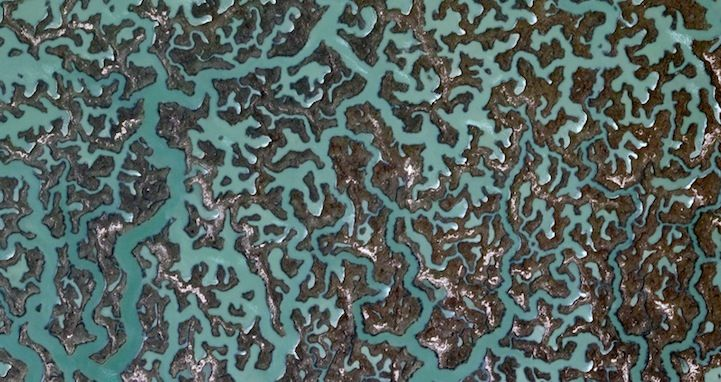
#> input picture fractal/images/f0.jpg, 721 x 382 px; its folder holds only this picture in this run
$ jupyter execute 'fractal dimensions.ipynb'   (shell and % lines are left out)
#> lines starting #> are read from the running program, lines starting #| are printed output that depends on the picture; after the words box and inside, x2 and y2 are one past the last pixel; in counts of white or black regions, pixels touching at a corner belong together; long printed decimals are rounded
Fractals can be thought of in the simplest terms as geometric objects that have a most peculiar and magical property, that of a self-similarity or recursive pattern in their structure when observed across different scales - i.e. the structure appears the same even when the object is magnified. Interestingly, fractals appear quite regularly in nature for example that of the Romanesco Brocolli to the shapes of coastlines. It is the latter topic that will be the focal point of investigation in this notebook, where I will examine how fractal-like are the shapes of coastlines of different countries.

[cell 1]
import numpy as np
import matplotlib.pyplot as plt
import matplotlib.patches as patches
import base64
import codecs
import cv2
from scipy import misc

[cell 2]
import os
from PIL import Image
import imageio
from io import BytesIO

[cell 3]
from mpl_toolkits.mplot3d import Axes3D
from matplotlib import cm
from matplotlib import colors

[cell 4]
def create_b64_images(im_path='images', im64_path='images64'):
#> called with im_path = 'images', im64_path = 'images64'
    img_paths = []
    for d, _, f in os.walk(im_path):
        for file in f:
            img_path = os.path.join(d, file)

            with open(img_path, 'rb') as image_file:
                data = base64.b64encode(image_file.read())

            im = Image.open(BytesIO(base64.b64decode(data)))
#> im is the input picture: PIL image 721x382 RGB; mean R, G, B 85, 100.1, 96.2
            im_64_path_name = os.path.join(im64_path,
                                      file.split('.')[0]+'_b64.png')
            print('Updated...', im_64_path_name)
            img_paths.append(im_64_path_name)
            im.save(im_64_path_name)
    return img_paths
im_new_paths = create_b64_images()

[cell 5]
def plot_image_cv2(image, img_type='normal'):
    '''
    img_type =  'normal' -> plot in RGB format
            'gray'   -> plot in GRAY format
    '''
    image = cv2.cvtColor(image, cv2.COLOR_BGR2RGB)
    if img_type=='normal':
        plt.imshow(image)
    elif img_type=='gray':
        image = cv2.cvtColor(image, cv2.COLOR_RGB2GRAY)
        plt.imshow(image, cmap='gray')
    else:
        raise ValueError("img_type not 'normal' or 'gray'")

[cell 6]
# generating mask for satellite images
f0 = cv2.imread(im_new_paths[0])
plot_image_cv2(f0, img_type='gray')
#> in plot_image_cv2, `image = cv2.cvtColor(image, cv2.COLOR_RGB2GRAY)`:
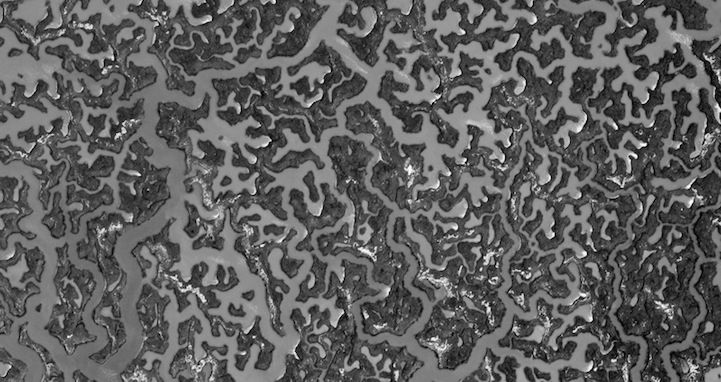
#> image: shape (382, 721); min 0, max 255, mean 95.2

[cell 7]
def gray_image(image):
    gray = cv2.cvtColor(image, cv2.COLOR_BGR2GRAY)
    return gray

[cell 8]
# Otsu's thresholding after Gaussian filtering
def otsu_thresh(image, thresh=0):

    gray = gray_image(image)

    blur = cv2.GaussianBlur(gray,(5,5),0)

    ret3,th3 = cv2.threshold(blur, thresh, 255,
                             cv2.THRESH_BINARY+cv2.THRESH_OTSU)
    return gray, blur, th3

[cell 9]
def plot_otsu_thresh(image):

    gray, blur, th3 = otsu_thresh(image)

    # map thresholding
    plt.figure(figsize=(15, 5))
    images = [blur, 0, th3]
    titles = ["Gaussian filtered Image",
              "Histogram",
              "Otsu's Thresholding"]

    plt.subplot(1,3,1)
    plt.imshow(images[0], 'gray')
    plt.title(titles[0])
    plt.xticks([])
    plt.yticks([])

    plt.subplot(1,3,2)
    plt.hist(images[0].ravel(), 256)
    plt.title(titles[1])
    plt.xticks([])
    plt.yticks([])

    plt.subplot(1,3,3)
    plt.imshow(images[2], 'gray')
    plt.title(titles[2])
    plt.xticks([])
    plt.yticks([])

[cell 10]
### Box Counting to estimate the Fractal dimension
def boxcount(Z, k):
    S = np.add.reduceat(
            np.add.reduceat(Z, np.arange(0, Z.shape[0], k),
                           axis=0),
            np.arange(0, Z.shape[1], k),
            axis=1
    )

    return len(np.where((S > 0) & (S < k*k))[0])

[cell 11]
def fractal_dimension(Z, threshold=0.9):

    Z = (Z < threshold)

    p = min(Z.shape)

    n = 2**np.floor(np.log(p)/np.log(2))
    n = int(np.log(n)/np.log(2))

    sizes = 2**np.arange(n, 1, -1)

    counts = []

    for size in sizes:
        counts.append(boxcount(Z, size))

    coeffs = np.polyfit(np.log(sizes),
                        np.log(counts), 1)

    return -coeffs[0]

[cell 12]
def hsv_graph_3d(im_new_path):

    im_demo = cv2.imread(im_new_path)
    im_demo = cv2.cvtColor(im_demo, cv2.COLOR_BGR2RGB)
    im_demo = cv2.cvtColor(im_demo, cv2.COLOR_RGB2HSV)

    pixel_colors = im_demo.reshape((np.shape(im_demo)[0]*np.shape(im_demo)[1], 3))
    norm = colors.Normalize(vmin=-1.,vmax=1.)
    norm.autoscale(pixel_colors)
    pixel_colors = norm(pixel_colors).tolist()

    h, s, v = cv2.split(im_demo)
    fig = plt.figure()
    axis = fig.add_subplot(1, 1, 1, projection="3d")

    axis.scatter(h.flatten(), s.flatten(), v.flatten(), facecolors=pixel_colors, marker=".")
    axis.set_xlabel("Hue")
    axis.set_ylabel("Saturation")
    axis.set_zlabel("Value")
    plt.show()

[cell 13]
def show_fractal(image_path):

    image = cv2.imread(image_path)

    gray = gray_image(image)

    plot_otsu_thresh(image)

    Z = 1.0 - gray/255.
    sizes = 128, 64, 28

    # sizes = 32, 16, 8
    xmin, xmax = 0, Z.shape[1]
    ymin, ymax = 0, Z.shape[0]
    fig = plt.figure(figsize=(16, 11))
    plt.title('Box Counting Fractal Method')
    for i, size in enumerate(sizes):
        ax = plt.subplot(1, len(sizes), i+1, frameon=False)
        ax.imshow(1-Z, plt.cm.gray, interpolation="bicubic", vmin=0, vmax=1,
                  extent=[xmin, xmax, ymin, ymax], origin="upper")
        ax.set_xticks([])
        ax.set_yticks([])
        for y in range(Z.shape[0]//size+1):
            for x in range(Z.shape[1]//size+1):
                s = (Z[y*size:(y+1)*size, x*size:(x+1)*size] > 0.25).sum()
                if s > 0 and s < size*size:
                    rect = patches.Rectangle(
                        (x*size, Z.shape[0]-1-(y+1)*size),
                        width=size, height=size,
                        linewidth=.5, edgecolor='.25',
                        facecolor='.75', alpha=.5, color='lightblue')
                    ax.add_patch(rect)


    plt.tight_layout()


    print("The Fractal dimension of the coastline image is {}".format(
        fractal_dimension(Z, threshold=0.1)))

[cell 14]
show_fractal(im_new_paths[0])
#> in otsu_thresh, `ret3,th3 = cv2.threshold(blur, thresh, 255, cv2.THRESH_BINARY+cv2.THRE..`:
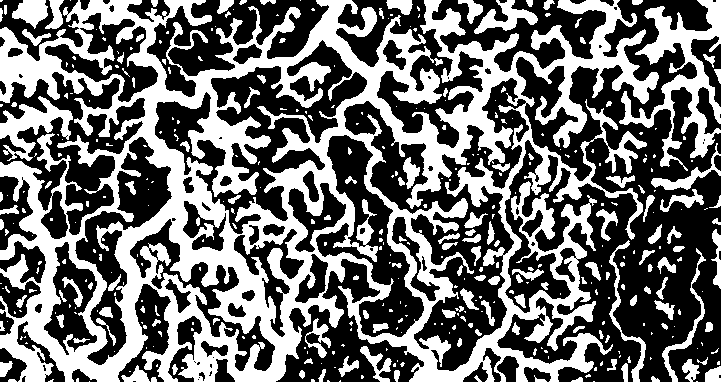
#> th3: shape (382, 721); 42.8% white; 393 white regions (251 under 20 px), largest, box (x1, y1, x2, y2) and area: (0, 0, 659, 382) 94689, (619, 0, 721, 171) 5230, (0, 96, 73, 161) 1837
#> in otsu_thresh, `ret3,th3 = cv2.threshold(blur, thresh, 255, cv2.THRESH_BINARY+cv2.THRE..`: ret3 = 99
#> in show_fractal, `Z = 1.0 - gray/255.`:
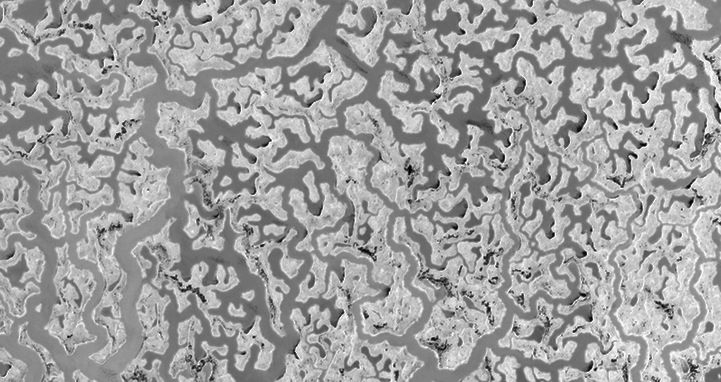
#> Z: shape (382, 721) float64; min 0, max 1, mean 0.627
#> in fractal_dimension, `Z = (Z < threshold)`:
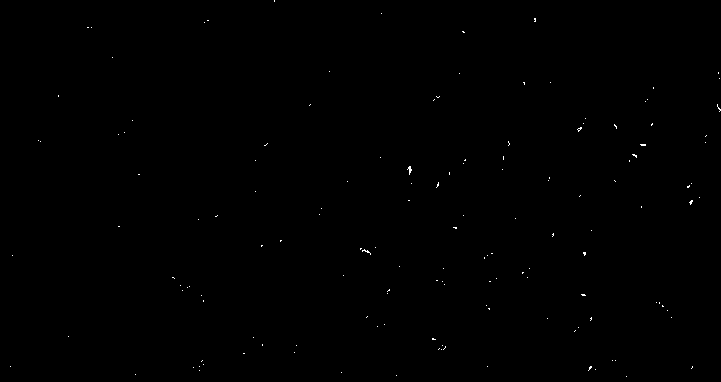
#> Z: shape (382, 721) bool; 0.14% white in thin lines or dots
#> the loop in fractal_dimension, `for size in sizes:` made 7 passes
#> S in boxcount on pass 1: [[25, 110, 123], [22, 46, 46]]
#> after the loop in fractal_dimension, `for size in sizes:`: counts = [6, 18, 57, 94, 122, 153, 193]
#> in fractal_dimension, `coeffs = np.polyfit(np.log(sizes), np.log(counts), 1)`: coeffs = [-0.796, 6.81]
#| The Fractal dimension of the coastline image is 0.7963
hsv_graph_3d(im_new_paths[0])
#> in hsv_graph_3d, `im_demo = cv2.cvtColor(im_demo, cv2.COLOR_RGB2HSV)`: im_demo: shape (382, 721, 3); mean H, S, V 69.8, 62.3, 103.8
#> in hsv_graph_3d, `pixel_colors = norm(pixel_colors).tolist()`: pixel_colors = 275422 items
#> in hsv_graph_3d, `h, s, v = cv2.split(im_demo)`:
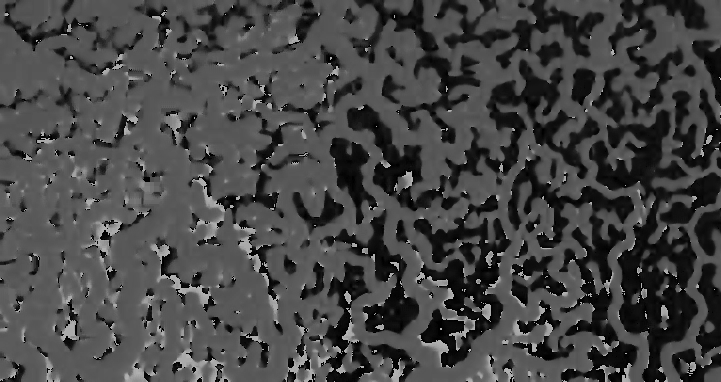
#> h: shape (382, 721); min 0, max 179, mean 69.8
#> in hsv_graph_3d, `h, s, v = cv2.split(im_demo)`:
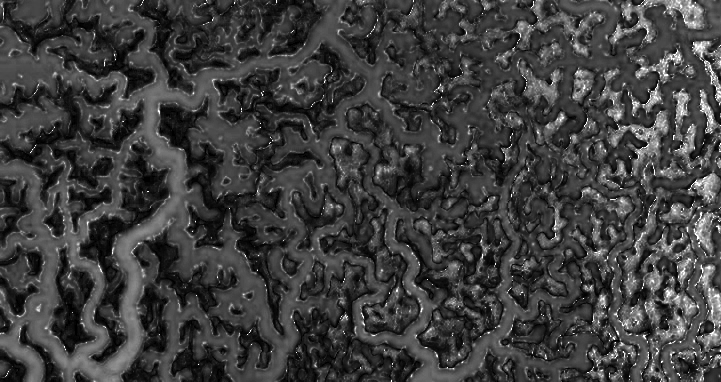
#> s: shape (382, 721); min 0, max 255, mean 62.3
#> in hsv_graph_3d, `plt.show()`:
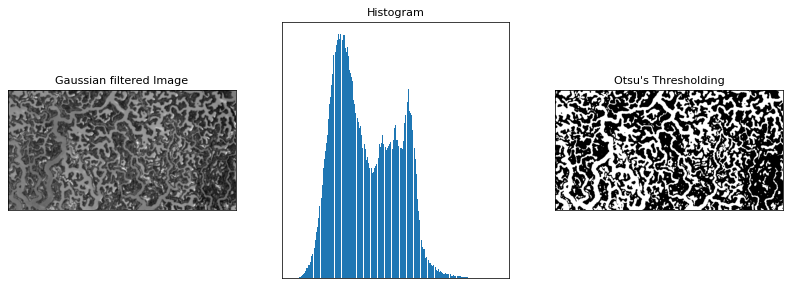
#> figure drawn by matplotlib, 3 panels
#> in hsv_graph_3d, `plt.show()`:
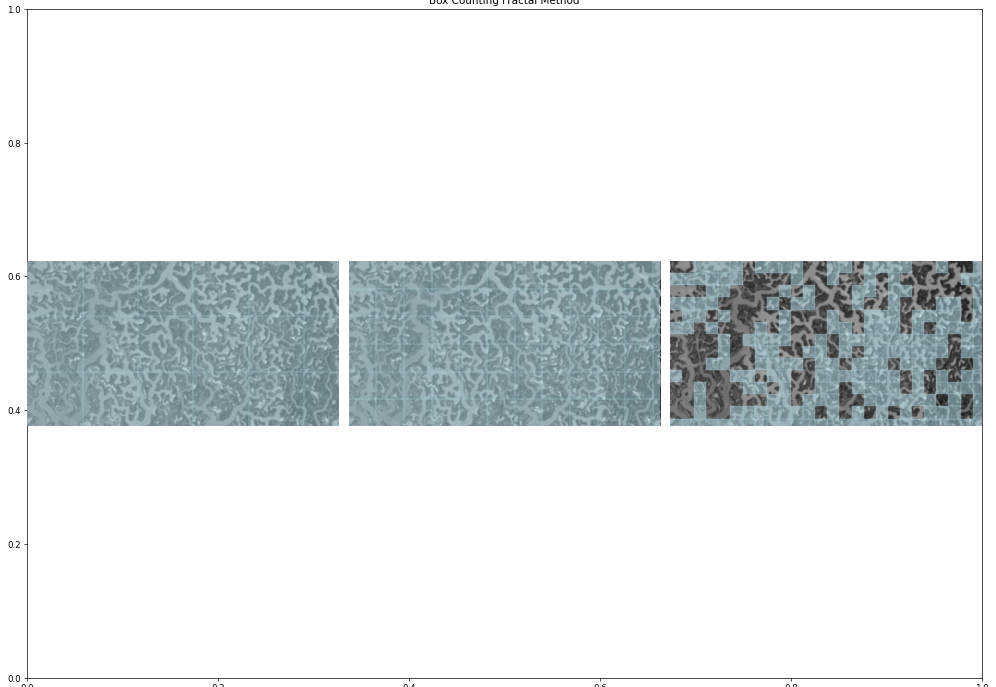
#> figure drawn by matplotlib, 3 panels
#> in hsv_graph_3d, `plt.show()`:
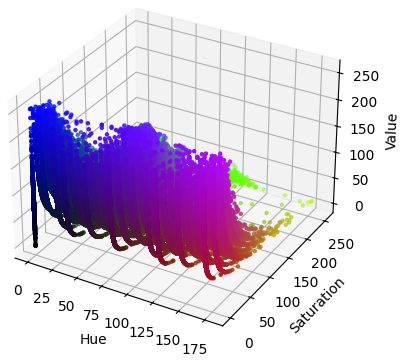
#> figure drawn by matplotlib, 1 panel

$ run again, on fractal/images/f4.jpg
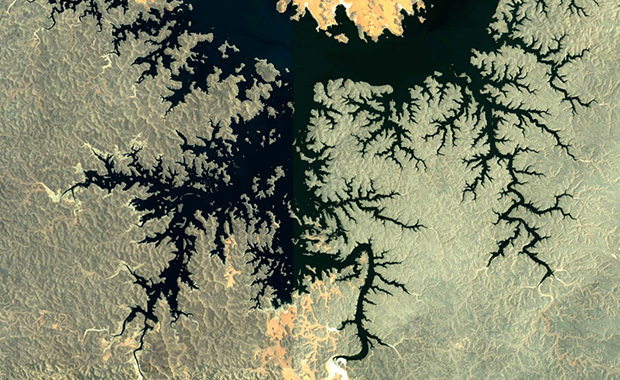
#> input picture fractal/images/f4.jpg, 620 x 380 px
#> in create_b64_images, im is the input picture: PIL image 620x380 RGB; mean R, G, B 124.7, 129.3, 104.8
#> in otsu_thresh, `ret3,th3 = cv2.threshold(blur, thresh, 255, cv2.THRESH_BINARY+cv2.THRE..`:
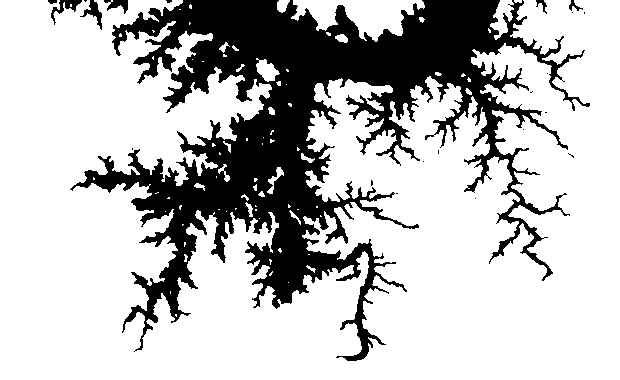
#> th3: shape (380, 620); 74.4% white; 22 black regions (15 under 20 px), largest, box (x1, y1, x2, y2) and area: (70, 0, 590, 361) 59456, (51, 0, 82, 25) 227, (80, 0, 102, 30) 218
#> ret3 = 94
#> the loop in fractal_dimension, `for size in sizes:` made 7 passes
#> S in boxcount on pass 1: [[184, 290, 94], [143, 689, 72]]
#> after the loop in fractal_dimension, `for size in sizes:`: counts = [6, 15, 48, 108, 210, 378, 590]
#> coeffs = [-1.12, 8.26]
#| The Fractal dimension of the coastline image is 1.118
#> im_demo: shape (380, 620, 3); mean H, S, V 46.6, 89, 132.1
#> pixel_colors = 235600 items
#> in hsv_graph_3d, `plt.show()`:
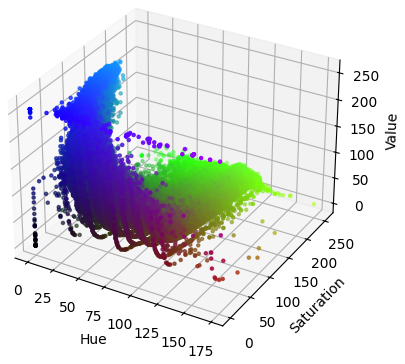
#> figure drawn by matplotlib, 1 panel

$ run again, on fractal/images/f5.jpg
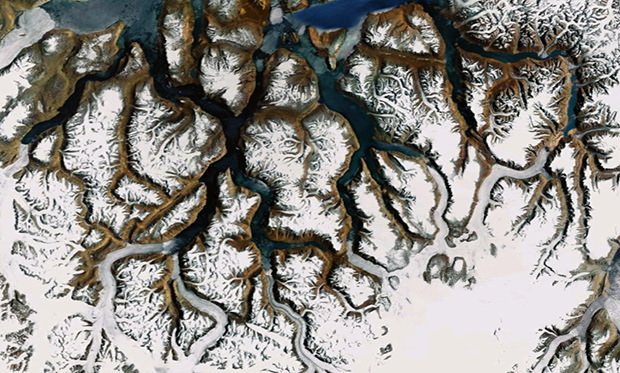
#> input picture fractal/images/f5.jpg, 620 x 373 px
#> in create_b64_images, im is the input picture: PIL image 620x373 RGB; mean R, G, B 143.6, 140.8, 135.8
#> in otsu_thresh, `ret3,th3 = cv2.threshold(blur, thresh, 255, cv2.THRESH_BINARY+cv2.THRE..`:
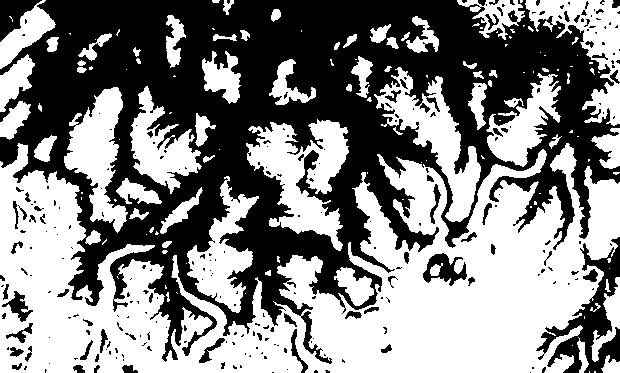
#> th3: shape (373, 620); 52.1% white; 264 black regions (201 under 20 px), largest, box (x1, y1, x2, y2) and area: (0, 0, 620, 364) 100764, (536, 237, 620, 373) 3777, (0, 0, 42, 42) 866
#> ret3 = 138
#> the loop in fractal_dimension, `for size in sizes:` made 7 passes
#> S in boxcount on pass 1: [[6737, 5935, 6710], [9472, 14928, 5143]]
#> after the loop in fractal_dimension, `for size in sizes:`: counts = [6, 15, 60, 223, 704, 2029, 5548]
#> coeffs = [-1.69, 11.11]
#| The Fractal dimension of the coastline image is 1.688
#> im_demo: shape (373, 620, 3); mean H, S, V 60.3, 46.6, 146.7
#> pixel_colors = 231260 items
#> in hsv_graph_3d, `plt.show()`:
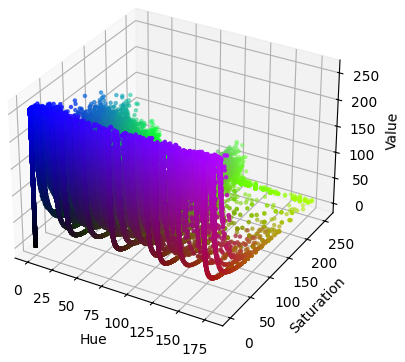
#> figure drawn by matplotlib, 1 panel
